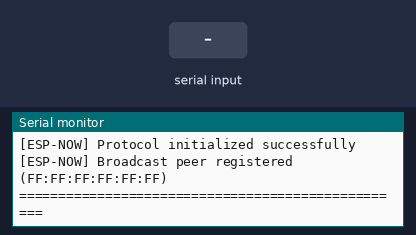
Bench run of a sketch on a simulated ESP32. On the bench: the last lines printed to the serial monitor. The test bench sets the inputs (shaded band).

Above: at 1.7 s.
1.8 s: "1\n" received over the second serial link
At 2.8 s:
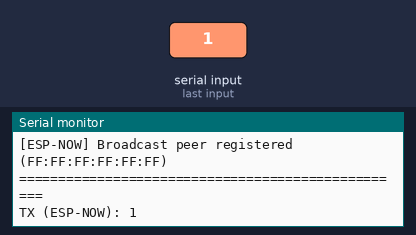
4.5 s: "0\n" received over the second serial link
At 5.2 s:
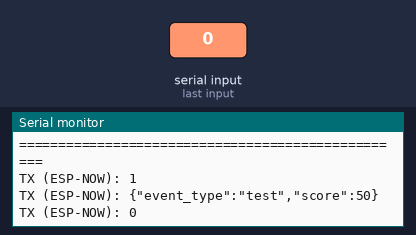
6.0 s: "2\n" received over the second serial link
At 6.3 s:
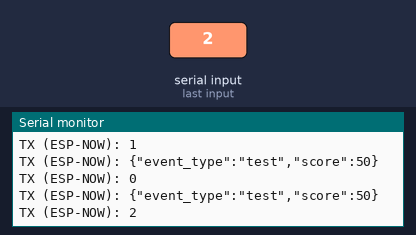

Measured:
- after the input at 1.8 s, the serial monitor: prints a new line at once (image 1)
- after the input at 4.5 s, the serial monitor: prints a new line at once (image 2)
- after the input at 6.0 s, the serial monitor: prints a new line at once (image 3)

The sketch:

skyedge_downlink.ino
```cpp
/*
 * =====================================================================================
 * Project:       SkyEdge Autonomous Edge Intelligence System
 * Component:     Downlink Bridge Firmware (Block 8B - ESP32 Onboard Transceiver)
 * File:          skyedge_downlink.ino
 * Target Board:  ESP32 Dev Module (e.g. NodeMCU-32S, ESP32-WROOM-32)
 * Description:   Receives prioritized incident telemetry lines from Raspberry Pi via
 *                Hardware UART2 (GPIO 16/17) and broadcasts them to ground stations
 *                via ESP-NOW protocol (2.4 GHz low-overhead peer-to-peer).
 * =====================================================================================
 */

#include <WiFi.h>
#include <esp_now.h>

// =====================================================================================
// Operational Mode & Diagnostics
// =====================================================================================
// Set to true for bench testing without Raspberry Pi attached (broadcasts test packet every 3s).
// NOTE: Set TEST_MODE to false once this board is actually wired to the Raspberry Pi UART.
#define TEST_MODE               true
#define TEST_PACKET_INTERVAL_MS 3000

// =====================================================================================
// Pin Assignments & Serial Settings
// =====================================================================================
#define DEBUG_SERIAL_BAUD       115200      // USB Serial Monitor baud rate
#define PI_UART_BAUD            115200      // Baud rate from Raspberry Pi (matches config.yaml serial.baud)
#define PIN_PI_RX               16          // ESP32 RX2 connected to Raspberry Pi TX (GPIO 14 / UART0_TXD)
#define PIN_PI_TX               17          // ESP32 TX2 connected to Raspberry Pi RX (GPIO 15 / UART0_RXD)
#define PI_UART_NUM             2           // HardwareSerial port 2

// Hardware UART interface connected to Raspberry Pi
HardwareSerial SerialPi(PI_UART_NUM);

// Broadcast MAC address (no pre-pairing or fixed MAC lookup required)
const uint8_t BROADCAST_MAC[6] = {0xFF, 0xFF, 0xFF, 0xFF, 0xFF, 0xFF};

#if TEST_MODE
unsigned long last_test_tx_time = 0;
#endif

// =====================================================================================
// ESP-NOW Send Callback (Status check)
// =====================================================================================
void onDataSent(const uint8_t *mac_addr, esp_now_send_status_t status) {
    if (status != ESP_NOW_SEND_SUCCESS) {
        Serial.println(F("[ESP-NOW] Broadcast transmission warning: packet delivery failed"));
    }
}

// =====================================================================================
// Setup Routine
// =====================================================================================
void setup() {
    // 1. Initialize USB Serial for local debug logs
    Serial.begin(DEBUG_SERIAL_BAUD);
    delay(500);
    Serial.println(F("=================================================="));
    Serial.println(F("SkyEdge ESP32 Downlink Transmitter Initializing..."));

#if TEST_MODE
    Serial.println(F("[MODE] *** TEST_MODE ACTIVE: Broadcasting simulated packet every 3s ***"));
    Serial.println(F("[MODE] *** Remember to set TEST_MODE to false when wired to Raspberry Pi ***"));
#endif

    // 2. Initialize Hardware UART2 to communicate with Raspberry Pi
    SerialPi.begin(PI_UART_BAUD, SERIAL_8N1, PIN_PI_RX, PIN_PI_TX);
    Serial.printf("[UART] Listening on RX=GPIO%d, TX=GPIO%d at %d baud\n", PIN_PI_RX, PIN_PI_TX, PI_UART_BAUD);

    // 3. Set WiFi to Station Mode and disconnect from any AP
    WiFi.mode(WIFI_STA);
    WiFi.disconnect();

    // 4. Initialize ESP-NOW
    if (esp_now_init() != ESP_OK) {
        Serial.println(F("[ESP-NOW] ERROR: Failed to initialize ESP-NOW protocol"));
        return;
    }
    Serial.println(F("[ESP-NOW] Protocol initialized successfully"));

    // Register transmit callback
    esp_now_register_send_cb(onDataSent);

    // 5. Register Broadcast Peer (FF:FF:FF:FF:FF:FF)
    esp_now_peer_info_t peerInfo;
    memset(&peerInfo, 0, sizeof(peerInfo));
    memcpy(peerInfo.peer_addr, BROADCAST_MAC, 6);
    peerInfo.channel = 0;          // Auto / current WiFi channel
    peerInfo.encrypt = false;      // Unencrypted broadcast for ground receivers

    if (esp_now_add_peer(&peerInfo) != ESP_OK) {
        Serial.println(F("[ESP-NOW] ERROR: Failed to register broadcast peer"));
        return;
    }
    Serial.println(F("[ESP-NOW] Broadcast peer registered (FF:FF:FF:FF:FF:FF)"));
    Serial.println(F("=================================================="));
}

// =====================================================================================
// Main Execution Loop
// =====================================================================================
void loop() {
    // -------------------------------------------------------------
    // 1. Periodic Test Mode Broadcast (Simulated packet without Pi)
    // -------------------------------------------------------------
#if TEST_MODE
    unsigned long current_time = millis();
    if (current_time - last_test_tx_time >= TEST_PACKET_INTERVAL_MS) {
        last_test_tx_time = current_time;

        const char* test_packet = "{\"event_type\":\"test\",\"score\":50}";
        esp_err_t result = esp_now_send(BROADCAST_MAC, (const uint8_t*)test_packet, strlen(test_packet));

        // Print local debug line to USB Serial Monitor
        Serial.print(F("TX (ESP-NOW): "));
        Serial.println(test_packet);

        if (result != ESP_OK) {
            Serial.printf("[ESP-NOW] Send error code: %d\n", result);
        }
    }
#endif

    // -------------------------------------------------------------
    // 2. Real UART2 Telemetry Listener from Raspberry Pi
    // -------------------------------------------------------------
    if (SerialPi.available() > 0) {
        String packet = SerialPi.readStringUntil('\n');
        packet.trim();

        if (packet.length() > 0) {
            // ESP-NOW maximum payload is 250 bytes per frame
            size_t send_len = packet.length();
            if (send_len > 250) {
                send_len = 250;
            }

            // Transmit packet over ESP-NOW broadcast
            esp_err_t result = esp_now_send(BROADCAST_MAC, (const uint8_t*)packet.c_str(), send_len);

            // Print local debug line to USB Serial Monitor
            Serial.print(F("TX (ESP-NOW): "));
            Serial.println(packet);

            if (result != ESP_OK) {
                Serial.printf("[ESP-NOW] Send error code: %d\n", result);
            }
        }
    }
}
```
